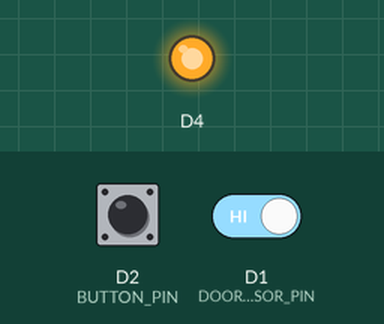
Recording of a sketch running on a simulated ESP8266 (NodeMCU). Shown: output pins drawn as LEDs (lit = HIGH, except the on-board LED, lit = LOW). Inputs (shaded band) come from the test bench; at power-on: D2 (BUTTON_PIN) LOW, D1 (DOOR_SENSOR_PIN) HIGH. WiFi joins after 1.5 s; servers stay silent unless stated; EEPROM starts erased; no MQTT or app messages arrive unless stated; what the sketch prints to the serial monitor is not drawn. At 8.4 s the program restarts the board; the recording ends there.

Above: at 0.1 s.
At 2.7 s:
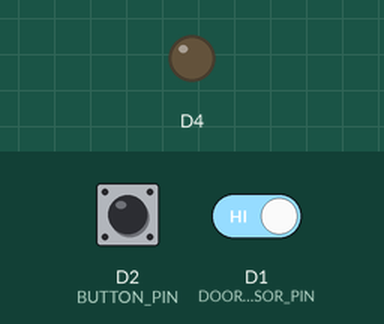
2.8 s: D2 (BUTTON_PIN) pulled HIGH for 0.15 s
4.4 s: D1 (DOOR_SENSOR_PIN) driven LOW
5.9 s: D1 (DOOR_SENSOR_PIN) driven HIGH
7.4 s: D2 (BUTTON_PIN) pulled HIGH for 1 s
Timing chart, 0 to 8.4 s (numbered marks = the images above; inputs shaded):
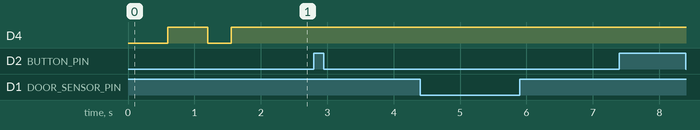

The sketch:

ha_mqtt_binary_sensor_door.ino
```cpp
/*
  MQTT Binary Sensor - Door sensor for Home-Assistant - NodeMCU (ESP8266)
  https://home-assistant.io/components/binary_sensor.mqtt/

  Libraries :
    - ESP8266 core for Arduino :  https://github.com/esp8266/Arduino
    - PubSubClient:               https://github.com/knolleary/pubsubclient
    - WiFiManager:                https://github.com/tzapu/WiFiManager

  Sources :
    - File > Examples > ES8266WiFi > WiFiClient
    - File > Examples > PubSubClient > mqtt_auth

  Steps:
    - Upload the firmware
    - Connect to the new Wi-Fi AP and memorize its name
    - Choose your network and enter your MQTT username, password, broker
      IP address and broker port
    - Update your configuration in Home Assistant

  Configuration (Home Assistant) :
    binary_sensor:
      platform: mqtt
      name: 'Door'
      state_topic: 'CBF777/binary_sensor/door/state'
      sensor_class: opening

  Samuel M. - v1.0 - 11.2016
  If you like this example, please add a star! Thank you!
  https://github.com/mertenats/open-home-automation
*/

#include <ESP8266WiFi.h>    // https://github.com/esp8266/Arduino
#include <WiFiManager.h>    // https://github.com/tzapu/WiFiManager
#include <PubSubClient.h>   // https://github.com/knolleary/pubsubclient/releases/tag/v2.6
#include <Ticker.h>
#include <EEPROM.h>
#include <ArduinoOTA.h>

#define               DEBUG                       // enable debugging
#define               STRUCT_CHAR_ARRAY_SIZE 24   // size of the arrays for MQTT username, password, etc.

// macros for debugging
#ifdef DEBUG
  #define             DEBUG_PRINT(x)    Serial.print(x)
  #define             DEBUG_PRINTLN(x)  Serial.println(x)
#else
  #define             DEBUG_PRINT(x)
  #define             DEBUG_PRINTLN(x)
#endif

// Pins used by the door sensor and the push button
const PROGMEM uint8_t DOOR_SENSOR_PIN = D1;
const PROGMEM uint8_t BUTTON_PIN      = D2;
const PROGMEM uint8_t BUILTINLED_PIN  = BUILTIN_LED;

// MQTT ID and topics
char                  MQTT_CLIENT_ID[7]                                           = {0};
char                  MQTT_BINARY_SENSOR_DOOR_STATE_TOPIC[STRUCT_CHAR_ARRAY_SIZE] = {0};
const char*           MQTT_ON_PAYLOAD                                             = "ON";
const char*           MQTT_OFF_PAYLOAD                                            = "OFF";

// MQTT settings
typedef struct {
  char                mqttUser[STRUCT_CHAR_ARRAY_SIZE]      = {0};
  char                mqttPassword[STRUCT_CHAR_ARRAY_SIZE]  = {0};
  char                mqttServer[STRUCT_CHAR_ARRAY_SIZE]    = {0};
  char                mqttPort[5]                           = {0};
} Settings;

uint8_t               doorState             = LOW;
uint8_t               currentDoorState      = doorState;
uint8_t               buttonState           = LOW;
uint8_t               currentButtonState    = buttonState;
long                  buttonStartPressed    = 0;
long                  buttonDurationPressed = 0;

enum CMD {
  CMD_NOT_DEFINED,
  CMD_DOOR_STATE_CHANGED,
  CMD_BUTTON_STATE_CHANGED,
};
volatile uint8_t cmd = CMD_NOT_DEFINED;

Settings      settings;
Ticker        ticker;
WiFiClient    wifiClient;
PubSubClient  mqttClient(wifiClient);


///////////////////////////////////////////////////////////////////////////
//   MQTT
///////////////////////////////////////////////////////////////////////////

/*
  Function called to publish the state of the door sensor
*/
void publishDoorState() {
  if (doorState == HIGH) {
    if (mqttClient.publish(MQTT_BINARY_SENSOR_DOOR_STATE_TOPIC, MQTT_ON_PAYLOAD, true)) {
      DEBUG_PRINT(F("INFO: MQTT message publish succeeded. Topic: "));
      DEBUG_PRINT(MQTT_BINARY_SENSOR_DOOR_STATE_TOPIC);
      DEBUG_PRINT(F(". Payload: "));
      DEBUG_PRINTLN(MQTT_ON_PAYLOAD);
    } else {
      DEBUG_PRINTLN(F("ERROR: MQTT message publish failed, either connection lost, or message too large"));
    }
  } else {
    if (mqttClient.publish(MQTT_BINARY_SENSOR_DOOR_STATE_TOPIC, MQTT_OFF_PAYLOAD, true)) {
      DEBUG_PRINT(F("INFO: MQTT message publish succeeded. Topic: "));
      DEBUG_PRINT(MQTT_BINARY_SENSOR_DOOR_STATE_TOPIC);
      DEBUG_PRINT(F(". Payload: "));
      DEBUG_PRINTLN(MQTT_OFF_PAYLOAD);
    } else {
      DEBUG_PRINTLN(F("ERROR: MQTT message publish failed, either connection lost, or message too large"));
    }
  }
}

/*
  Function called to connect/reconnect to the MQTT broker
*/
void reconnect() {
  uint8_t i = 0;
  while (!mqttClient.connected()) {
    if (mqttClient.connect(MQTT_CLIENT_ID, settings.mqttUser, settings.mqttPassword)) {
      DEBUG_PRINTLN(F("INFO: The client is successfully connected to the MQTT broker"));
    } else {
      DEBUG_PRINTLN(F("ERROR: The connection to the MQTT broker failed"));
      DEBUG_PRINT(F("Username: "));
      DEBUG_PRINTLN(settings.mqttUser);
      DEBUG_PRINT(F("Password: "));
      DEBUG_PRINTLN(settings.mqttPassword);
      DEBUG_PRINT(F("Broker: "));
      DEBUG_PRINTLN(settings.mqttServer);
      delay(1000);
      if (i == 3) {
        reset();
      }
      i++;
    }
  }
}

///////////////////////////////////////////////////////////////////////////
//   WiFiManager
///////////////////////////////////////////////////////////////////////////
/*
  Function called to toggle the state of the LED
*/
void tick() {
  digitalWrite(BUILTIN_LED, !digitalRead(BUILTIN_LED));
}

// flag for saving data
bool shouldSaveConfig = false;

// callback notifying us of the need to save config
void saveConfigCallback () {
  shouldSaveConfig = true;
}

void configModeCallback (WiFiManager *myWiFiManager) {
  ticker.attach(0.2, tick);
}

///////////////////////////////////////////////////////////////////////////
//   ISR
///////////////////////////////////////////////////////////////////////////
/*
  Function called when the door is opened/closed
*/
void doorStateChangedISR() {
  cmd = CMD_DOOR_STATE_CHANGED;
}

/*
  Function called when the button is pressed/released
*/
void buttonStateChangedISR() {
  cmd = CMD_BUTTON_STATE_CHANGED;
}

///////////////////////////////////////////////////////////////////////////
//   ESP
///////////////////////////////////////////////////////////////////////////
/*
  Function called to restart the switch
*/
void restart() {
  DEBUG_PRINTLN(F("INFO: Restart..."));
  ESP.reset();
  delay(1000);
}

/*
  Function called to reset the configuration of the switch
*/
void reset() {
  DEBUG_PRINTLN(F("INFO: Reset..."));
  WiFi.disconnect();
  delay(1000);
  ESP.reset();
  delay(1000);
}

///////////////////////////////////////////////////////////////////////////
//   Setup() and loop()
///////////////////////////////////////////////////////////////////////////
void setup() {
#ifdef DEBUG
  Serial.begin(115200);
#endif
  pinMode(DOOR_SENSOR_PIN,  INPUT_PULLUP);
  pinMode(BUTTON_PIN,       INPUT);
  pinMode(BUILTIN_LED,      OUTPUT);

  attachInterrupt(digitalPinToInterrupt(DOOR_SENSOR_PIN), doorStateChangedISR,    CHANGE);
  attachInterrupt(digitalPinToInterrupt(BUTTON_PIN),      buttonStateChangedISR,  CHANGE);

  ticker.attach(0.6, tick);

  sprintf(MQTT_CLIENT_ID, "%06X", ESP.getChipId());
  DEBUG_PRINT(F("INFO: MQTT client ID/Hostname: "));
  DEBUG_PRINTLN(MQTT_CLIENT_ID);

  sprintf(MQTT_BINARY_SENSOR_DOOR_STATE_TOPIC, "%06X/binary_sensor/door/state", ESP.getChipId());
  DEBUG_PRINT(F("INFO: MQTT command topic: "));
  DEBUG_PRINTLN(MQTT_BINARY_SENSOR_DOOR_STATE_TOPIC);

  // load custom params
  EEPROM.begin(512);
  EEPROM.get(0, settings);
  EEPROM.end();

  WiFiManagerParameter custom_mqtt_user("mqtt-user", "MQTT User", settings.mqttUser, STRUCT_CHAR_ARRAY_SIZE);
  WiFiManagerParameter custom_mqtt_password("mqtt-password", "MQTT Password", settings.mqttPassword, STRUCT_CHAR_ARRAY_SIZE, "type = \"password\"");
  WiFiManagerParameter custom_mqtt_server("mqtt-server", "MQTT Broker IP", settings.mqttServer, STRUCT_CHAR_ARRAY_SIZE);
  WiFiManagerParameter custom_mqtt_port("mqtt-port", "MQTT Broker Port", settings.mqttPort, 5);

  WiFiManager wifiManager;

  wifiManager.addParameter(&custom_mqtt_user);
  wifiManager.addParameter(&custom_mqtt_password);
  wifiManager.addParameter(&custom_mqtt_server);
  wifiManager.addParameter(&custom_mqtt_port);

  wifiManager.setAPCallback(configModeCallback);
  wifiManager.setConfigPortalTimeout(180);
  // set config save notify callback
  wifiManager.setSaveConfigCallback(saveConfigCallback);

  if (!wifiManager.autoConnect(MQTT_CLIENT_ID)) {
    ESP.reset();
    delay(1000);
  }

  if (shouldSaveConfig) {
    strcpy(settings.mqttServer,   custom_mqtt_server.getValue());
    strcpy(settings.mqttPort,     custom_mqtt_port.getValue());
    strcpy(settings.mqttUser,     custom_mqtt_user.getValue());
    strcpy(settings.mqttPassword, custom_mqtt_password.getValue());

    EEPROM.begin(512);
    EEPROM.put(0, settings);
    EEPROM.end();
  }

  // configure MQTT
  mqttClient.setServer(settings.mqttServer, atoi(settings.mqttPort));

  // connect to the MQTT broker
  reconnect();

  ArduinoOTA.setHostname(MQTT_CLIENT_ID);
  ArduinoOTA.begin();

  ticker.detach();

  doorState = digitalRead(DOOR_SENSOR_PIN);
  buttonState = digitalRead(BUTTON_PIN);
  digitalWrite(BUILTIN_LED, HIGH);

  publishDoorState();
}

void loop() {
  ArduinoOTA.handle();

  yield();

  // keep the MQTT client connected to the broker
  if (!mqttClient.connected()) {
    reconnect();
  }
  mqttClient.loop();

  yield();

  switch (cmd) {
    case CMD_NOT_DEFINED:
      // do nothing ...
      break;
    case CMD_DOOR_STATE_CHANGED:
      currentDoorState = digitalRead(DOOR_SENSOR_PIN);
      if (doorState != currentDoorState) {
        if (currentDoorState == HIGH) {
          DEBUG_PRINTLN(F("INFO: Door opened"));
        } else {
          DEBUG_PRINTLN(F("INFO: Door closed"));
        }
        doorState = currentDoorState;
      }
      publishDoorState();
      cmd = CMD_NOT_DEFINED;
      break;
    case CMD_BUTTON_STATE_CHANGED:
      currentButtonState = digitalRead(BUTTON_PIN);
      if (buttonState != currentButtonState) {
        // tests if the button is released or pressed
        if (buttonState == HIGH && currentButtonState == LOW) {
          buttonDurationPressed = millis() - buttonStartPressed;
          if (buttonDurationPressed < 500) {
            // do nothing
            DEBUG_PRINTLN(F("INFO: Single press"));
          } else if (buttonDurationPressed < 3000) {
            DEBUG_PRINTLN(F("INFO: Restarting..."));
            restart();
          } else {
            DEBUG_PRINTLN(F("INFO: Reseting..."));
            reset();
          }
        } else if (buttonState == LOW && currentButtonState == HIGH) {
          buttonStartPressed = millis();
        }
        buttonState = currentButtonState;
      }
      cmd = CMD_NOT_DEFINED;
      break;
  }
}
```

Measured:
- after the input at 2.8 s, every drawn part: stays the same
- after the input at 4.4 s, every drawn part: stays the same
- after the input at 5.9 s, every drawn part: stays the same
- after the input at 7.4 s, every drawn part: stays the same
